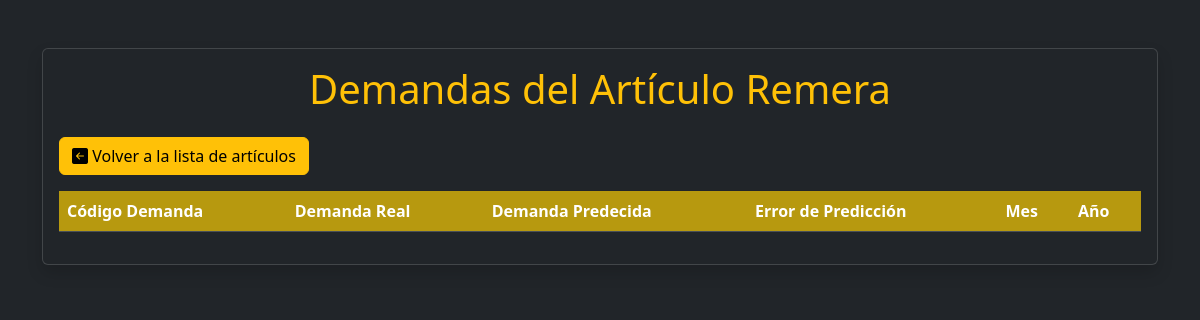
/articulos/1/demandas/, run on an earlier commit of the app's database.
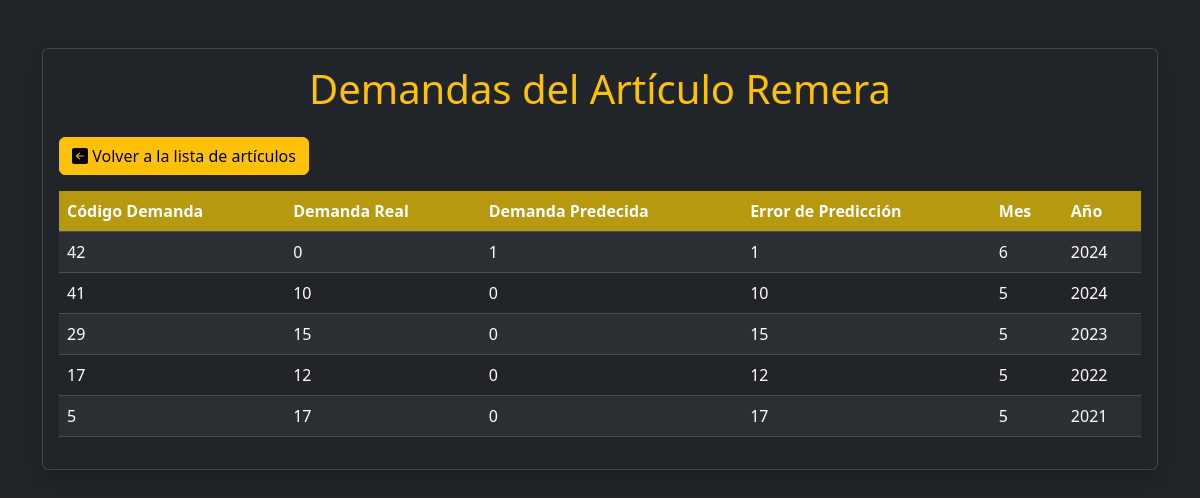
And on a later commit of the database.
### stock/models.py (models this page shows)
class Demanda(models.Model):
    codDemanda = models.AutoField(primary_key=True)
    demandaReal = models.IntegerField(default=0)
    demandaPredecida = models.IntegerField(default=0)
    mesDemanda = models.IntegerField()
    anioDemanda = models.IntegerField()
    articulo = models.ForeignKey(Articulo, on_delete=models.CASCADE, related_name='demandas')

### stock/views.py (the view)
# urls.py: path('articulos/<int:articulo_id>/demandas/', views.ver_demandas_articulo, name='demandas_articulo'),
def ver_demandas_articulo(request, articulo_id):
    articulo = get_object_or_404(Articulo, pk=articulo_id)
    demandas = articulo.demandas.exclude(demandaPredecida=0, demandaReal=0).order_by('-anioDemanda', '-mesDemanda')
    for demanda in demandas:
        demanda.error_prediccion = abs(demanda.demandaReal - demanda.demandaPredecida)
    return render(request, 'demandas_articulos.html', {'articulo': articulo, 'demandas': demandas})

### stock/Templates/demandas_articulos.html (shortened to what this page needs)
<!DOCTYPE html>
<html lang="en" data-bs-theme="dark">
<head>
    <link href="https://cdn.jsdelivr.net/npm/bootstrap@5.3.3/dist/css/bootstrap.min.css" rel="stylesheet"
>
    <link rel="stylesheet" href="https://cdn.jsdelivr.net/npm/bootstrap-icons@1.11.3/font/bootstrap-icons.min.css">
</head>
<body>
    <div class="container mt-5">
        <div class="card shadow">
            <div class="card-body">
                <h1 class="card-title mb-4 text-center text-warning">Demandas del Artículo {{ articulo.nombreArticulo }}</h1>
                <a href="{% url 'lista_articulos' %}" class="btn btn-warning mb-3"><i class="bi bi-arrow-left-square-fill"></i> Volver a la lista de artículos</a>
                <div class="table-responsive">
                    <table class="table table-striped">
                        <thead>
                            <tr>
                                <th scope="col" style="background-color: rgba(221, 182, 9, 0.795);">Código Demanda</th>
                                <th scope="col" style="background-color: rgba(221, 182, 9, 0.795);">Demanda Real</th>
                                <th scope="col" style="background-color: rgba(221, 182, 9, 0.795);">Demanda Predecida</th>
                                <th scope="col" style="background-color: rgba(221, 182, 9, 0.795);">Error de Predicción</th>
                                <th scope="col" style="background-color: rgba(221, 182, 9, 0.795);">Mes</th>
                                <th scope="col" style="background-color: rgba(221, 182, 9, 0.795);">Año</th>
                            </tr>
                        </thead>
                        <tbody>
                            {% for demanda in demandas %}
                            <tr>
                                <td>{{ demanda.codDemanda }}</td>
                                <td>{{ demanda.demandaReal }}</td>
                                <td>{{ demanda.demandaPredecida }}</td>
                                <td>{{ demanda.error_prediccion }}</td>
                                <td>{{ demanda.mesDemanda }}</td>
                                <td>{{ demanda.anioDemanda }}</td>
                            </tr>
                            {% endfor %}
                        </tbody>
                    </table>
                </div>
            </div>
        </div>
    </div>
</body>
</html>

What changed in the data, as far as the page shows it:
now on this page (row edited): Demanda: codDemanda "42", demandaReal "0", demandaPredecida "1", error_prediccion "1", mesDemanda "6", anioDemanda "2024"
now on this page (row edited): Demanda: codDemanda "41", demandaReal "10", demandaPredecida "0", error_prediccion "10", mesDemanda "5", anioDemanda "2024"
now on this page (row edited): Demanda: codDemanda "29", demandaReal "15", demandaPredecida "0", error_prediccion "15", mesDemanda "5", anioDemanda "2023"
now on this page (row edited): Demanda: codDemanda "17", demandaReal "12", demandaPredecida "0", error_prediccion "12", mesDemanda "5", anioDemanda "2022"
now on this page (row edited): Demanda: codDemanda "5", demandaReal "17", demandaPredecida "0", error_prediccion "17", mesDemanda "5", anioDemanda "2021"
